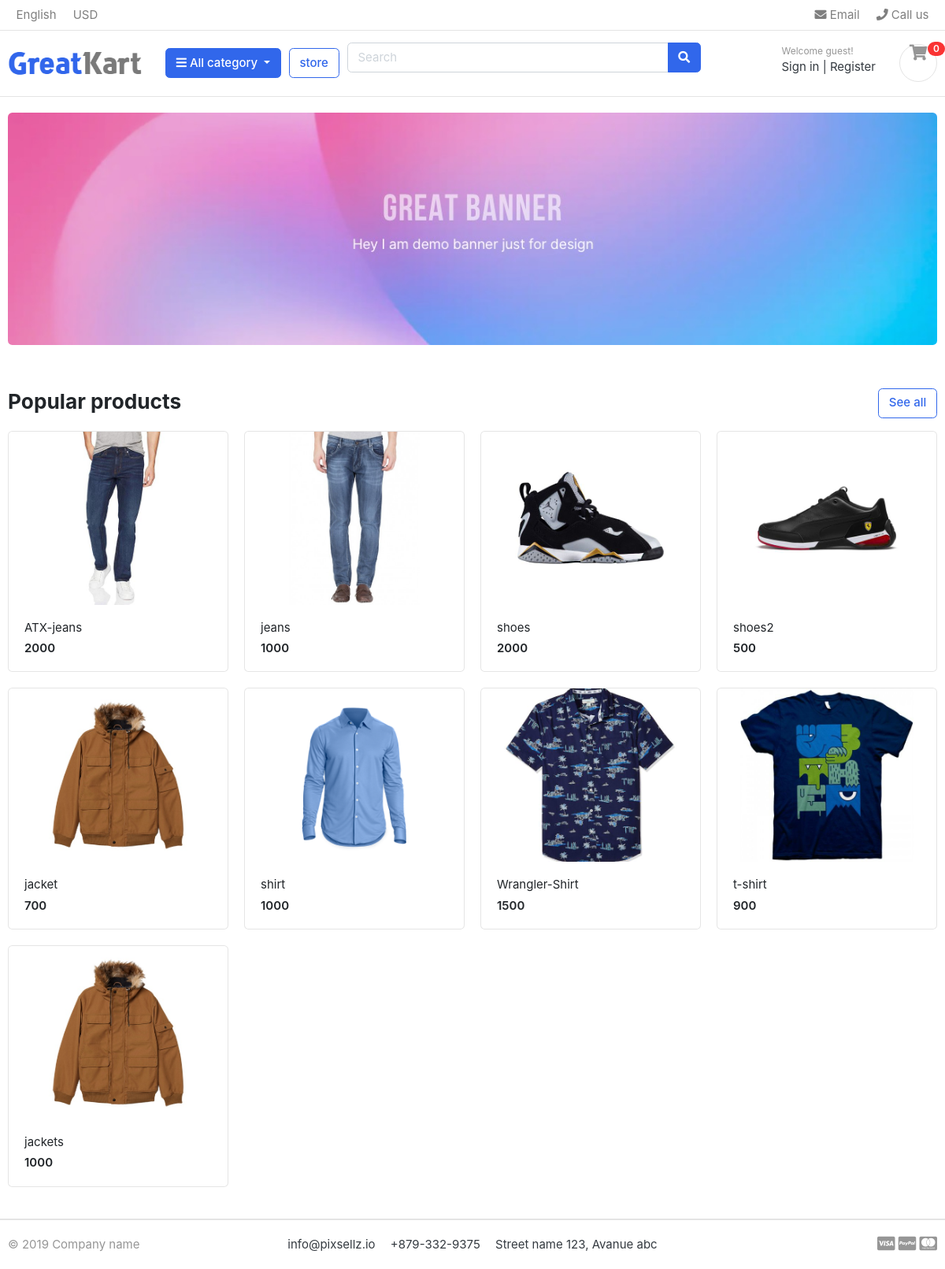
/home/, run on the app's committed database.
### store/models.py (models this page shows, shortened)
class Product(models.Model):
    product_name=models.CharField(max_length=200,unique=True)
    slug = models.SlugField(max_length=200,unique=True)
    description = models.TextField(max_length=500,blank=True)
    price = models.IntegerField()
    images = models.ImageField(upload_to='photos/products')
    stock = models.IntegerField()
    is_available = models.BooleanField(default=True)
    category = models.ForeignKey(Category,on_delete=models.CASCADE)
    created_date = models.DateTimeField(auto_now_add=True)
    modified_date = models.DateTimeField(auto_now=True)
    def get_url(self):
        return reverse('product_detail',args=[self.category.slug,self.slug])

### greatkartproject/views.py (the view)
# urls.py: 2. Add a URL to urlpatterns:  path('', views.home, name='home')
def home(request):
  products =  Product.objects.all().filter(is_available=True)
  context = {"products":products}
  return render(request,'index.html',context)

### Category/context_processor.py (called while the page is built)
def menu_links(request):
    links = Category.objects.all()
    return {'links': links}

### Category/models.py (called while the page is built)
     def get_url(self):
          return reverse('products_by_category',args=[self.slug])

### templates/index.html
{% extends 'base.html' %}
{% load static %}
{% block content %}
<section class="section-intro padding-y-sm">
<div class="container">
<div class="intro-banner-wrap">
	<img src="{% static 'images/banners/1.jpg' %}" class="img-fluid rounded">
</div>
</div>
</section>
<section class="section-name padding-y-sm">
<div class="container">
<header class="section-heading">
	<a href= "{% url 'store' %}" class="btn btn-outline-primary float-right">See all</a>
	<h3 class="section-title">Popular products</h3>
</header>
<div class="row">
	{% for product in products %}
	<div class="col-md-3">
		<div class="card card-product-grid">
			<a href="{{ product.get_url }}" class="img-wrap"> <img src="{{ product.images.url  }}"> </a>
			<figcaption class="info-wrap">
				<a href="{{ product.get_url }}" class="title">{{ product.product_name }}</a>
				<div class="price mt-1">{{ product.price }}</div>
			</figcaption>
		</div>
	</div>
	{% endfor %}
</div>
</div>
</section>
{% endblock%}

### templates/base.html (shortened to what this page needs)
{% load static %}
<html lang="en">
<head>
<link href="{% static 'css/bootstrap.css' %}" rel="stylesheet" type="text/css"/>
<link href="{% static 'fonts/fontawesome/css/all.min.css' %}" type="text/css" rel="stylesheet">
<link href="{% static 'css/ui.css' %}" rel="stylesheet" type="text/css"/>
<link href="{% static 'css/responsive.css' %}" rel="stylesheet" media="only screen and (max-width: 1200px)" />
</head>
<body>
{% include 'includes/navbar.html' %}
{% block content %}
{% endblock%}
{% include 'includes/footer.html' %}

### templates/includes/navbar.html (shortened to what this page needs)
{% load static %}
<header class="section-header">
<nav class="navbar p-md-0 navbar-expand-sm navbar-light border-bottom">
<div class="container">
  <div class="collapse navbar-collapse" id="navbarTop4">
    <ul class="navbar-nav mr-auto">
    	<li class="nav-item dropdown">
		 	<a href="#" class="nav-link">   English </a>
		</li>
		<li class="nav-item dropdown">
			<a href="#" class="nav-link"> USD </a>
		</li>
    </ul>
    <ul class="navbar-nav">
		<li><a href="#" class="nav-link"> <i class="fa fa-envelope"></i> Email </a></li>
		<li><a href="#" class="nav-link"> <i class="fa fa-phone"></i> Call us </a></li>
	</ul>
  </div>
</div>
</nav>
<section class="header-main border-bottom">
	<div class="container">
<div class="row align-items-center">
	<div class="col-lg-2 col-md-3 col-6">
		<a href="./" class="brand-wrap">
			<img class="logo" src="{% static './images/logo.png' %}">
		</a>
	</div>
	<div class="col-lg col-sm col-md col-6 flex-grow-0">
		<div class="category-wrap dropdown d-inline-block float-right">
			<button type="button" class="btn btn-primary dropdown-toggle" data-toggle="dropdown">
				<i class="fa fa-bars"></i> All category
			</button>
		</div>
	</div>
	<a href="{% url 'store' %}" class="btn btn-outline-primary">store</a>
	<div class="col-lg  col-md-6 col-sm-12 col">
		<form action="#" class="search">
			<div class="input-group w-100">
			    <input type="text" class="form-control" style="width:60%;" placeholder="Search">
			    <div class="input-group-append">
			      <button class="btn btn-primary" type="submit">
			        <i class="fa fa-search"></i>
			      </button>
			    </div>
		    </div>
		</form>
	</div>
	<div class="col-lg-3 col-sm-6 col-8 order-2 order-lg-3">
				<div class="d-flex justify-content-end mb-3 mb-lg-0">
					<div class="widget-header">
						<small class="title text-muted">Welcome guest!</small>
						<div>
							<a href="./signin.html">Sign in</a> <span class="dark-transp"> | </span>
							<a href="./register.html"> Register</a>
						</div>
					</div>
					<a href="./cart.html" class="widget-header pl-3 ml-3">
						<div class="icon icon-sm rounded-circle border"><i class="fa fa-shopping-cart"></i></div>
						<span class="badge badge-pill badge-danger notify">0</span>
					</a>
				</div>
			</div>
</div>
	</div>
</section>
</header>

### templates/includes/footer.html
{% load static %}
<footer class="section-footer border-top">
	<div class="container">
		<section class="footer-bottom border-top row">
			<div class="col-md-2">
				<p class="text-muted"> &copy 2019 Company name </p>
			</div>
			<div class="col-md-8 text-md-center">
				<span  class="px-2">info@pixsellz.io</span>
				<span  class="px-2">+879-332-9375</span>
				<span  class="px-2">Street name 123, Avanue abc</span>
			</div>
			<div class="col-md-2 text-md-right text-muted">
				<i class="fab fa-lg fa-cc-visa"></i>
				<i class="fab fa-lg fa-cc-paypal"></i>
				<i class="fab fa-lg fa-cc-mastercard"></i>
			</div>
		</section>
	</div>
</footer>
</body>
</html>

### static/css/ui.css (style rules this page uses)
html { font-family: "Inter", sans-serif; font-size: 15px; }
.img-wrap { text-align: center; display: block; }
.img-wrap img { max-width: 100%; }
.icon-xs, .icon-sm, .icon-md, .icon-lg { display: inline-block; text-align: center; flex-shrink: 0; flex-grow: 0; }
.icon-sm { width: 48px; height: 48px; line-height: 48px !important; font-size: 20px; }
.padding-y-sm { padding-top: 20px; padding-bottom: 20px; }
.section-heading { margin-bottom: 20px; margin-top: 15px; }
.section-title { color: #212529; }
p:last-child { margin-bottom: 0; }
.header-main { position: relative; padding-top: 1rem; padding-bottom: 1rem; }
.brand-wrap .logo, .navbar-brand .logo { margin-right: 7px; max-height: 42px; display: inline-block; }
.widget-header { display: inline-block; vertical-align: middle; position: relative; }
.widget-header a { color: #343a40; }
.widget-header i { color: #969696; }
.widget-header .title { display: block; }
.widget-header .notify { position: absolute; top: -3px; right: -10px; }
.footer-bottom { padding-top: 20px; padding-bottom: 20px; }
[class*=card-product] a.title { color: #212529; display: block; }
[class*=card-product] .img-wrap { overflow: hidden; position: relative; }
[class*=card-product] .img-wrap img { height: 100%; max-width: 100%; width: auto; display: inline-block; -o-object-fit: cover; object-fit: cover; }
.card-product-grid { margin-bottom: 20px; }
.card-product-grid .img-wrap { border-radius: 0.2rem 0.2rem 0 0; height: 220px; }
.card-product-grid .info-wrap { overflow: hidden; padding: 18px 20px; }
.card .img-wrap { overflow: hidden; }
.notify { position: absolute; top: -4px; right: -10px; display: inline-block; padding: 0.25em 0.6em; font-size: 12px; line-height: 1; text-align: center; border-radius: 3rem; color: #fff; background-color: #fa3434; }
.price { font-weight: 600; color: #212529; }

### data on the page
Product: images (picture), product_name "ATX-jeans", price "2000"
Product: images (picture), product_name "jeans", price "1000"
Product: images (picture), product_name "shoes", price "2000"
Product: images (picture), product_name "shoes2", price "500"
Product: images (picture), product_name "jacket", price "700"
Product: images (picture), product_name "shirt", price "1000"
Product: images (picture), product_name "Wrangler-Shirt", price "1500"
Product: images (picture), product_name "t-shirt", price "900"
Product: images (picture), product_name "jackets", price "1000"
